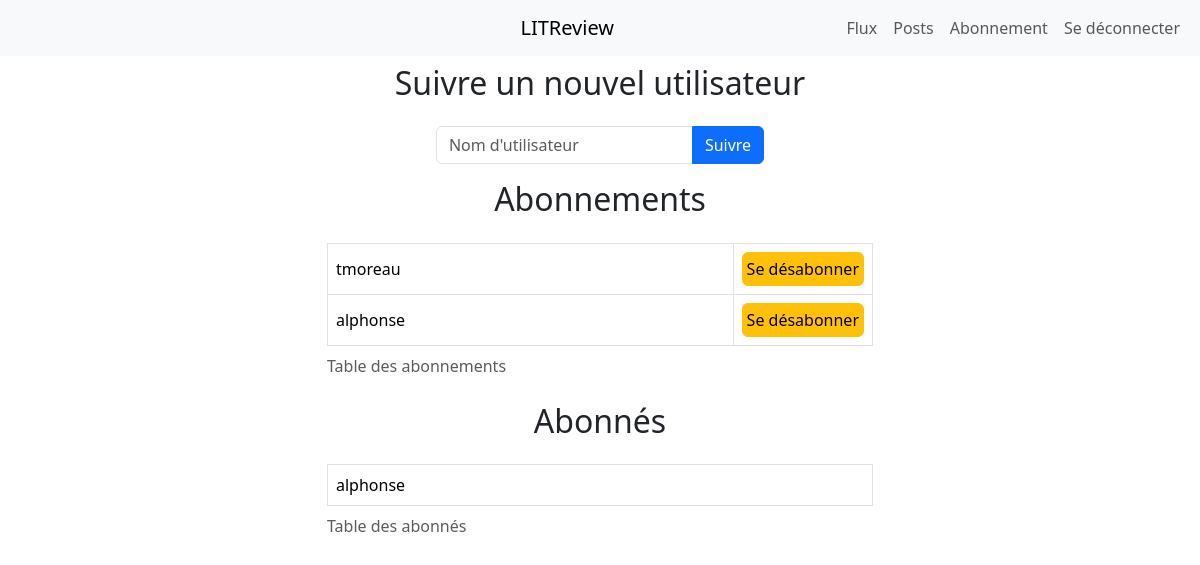
/user/follows (signed in), run on the app's committed database.
### reviews/models.py (models this page shows)
class UserFollows(models.Model):
    user = models.ForeignKey(to=settings.AUTH_USER_MODEL, on_delete=models.CASCADE, related_name='following')
    followed_user = models.ForeignKey(to=settings.AUTH_USER_MODEL, on_delete=models.CASCADE, related_name='followed_by')
    class Meta:
        unique_together = ('user', 'followed_user',)

### authentication/models.py (models this page shows, shortened)
class User(AbstractUser):
    first_name = None
    last_name = None
    REQUIRED_FIELDS = []

### reviews/views.py (the view, shortened to what this page needs)
# urls.py: path('user/follows', views.UserFollowView.as_view(), name='user-follow'),
class UserFollowView(LoginRequiredMixin, FormView):
    form_class = UserFollowForm
    success_url = reverse_lazy("user-follow")
    template_name = "reviews/user/follow_form.html"

### reviews/forms.py (shortened to what this page needs)
class UserFollowForm(forms.Form):
    username = CharField(max_length=150, label="Nom d'utilisateur")
    def __init__(self, *args, **kwargs):
        super().__init__(*args, **kwargs)
        self.helper = FormHelper()
        self.helper.form_id = 'FollowForm'
        self.helper.form_method = 'post'
        self.helper.form_show_labels = False
        self.helper.layout = Layout(
            FieldWithButtons(Field('username', placeholder="Nom d'utilisateur"),
                             Submit('submit', 'Suivre')),
        )

### reviews/templates/reviews/user/follow_form.html (shortened to what this page needs)
{% extends "reviews/base.html" %}
{% load crispy_forms_tags %}
{% block content %}
    <div class="row justify-content-center text-center">
        <h2 class="mb-4">Suivre un nouvel utilisateur</h2>
        <div class="col-auto d-flex justify-content-center ">
            {% crispy form %}
        </div>
    </div>
    <div class="row justify-content-center text-center">
        <h2 class="mb-4">Abonnements</h2>
        <div class="col-6 mx-auto">
            {% if request.user.following.exists %}
                <table class="table table-bordered align-middle ">
                    <caption>Table des abonnements</caption>
                    {% for user_follow in request.user.following.all %}
                        <tr>
                            <td class="text-start w-100">
                                {{ user_follow.followed_user }}
                            </td>
                            <td class="text-center">
                                <form action="{% url 'user-unfollow' user_follow.id %}" method="post">
                                    <button type="submit" value="Se désabonner"
                                            class="btn btn-warning p-1 mx-auto text-nowrap"
                                    >
                                        Se désabonner
                                    </button>
                                </form>
                            </td>
                        </tr>
                    {% endfor %}
                </table>
            {% else %}
                <p>Vous ne suivez personne pour le moment.</p>
            {% endif %}
        </div>
    </div>
    <div class="row justify-content-center text-center">
        <h2 class="mb-4">Abonnés</h2>
        <div class="col-6 mx-auto">
            {% if request.user.followed_by.exists %}
                <table class="table table-bordered align-middle ">
                    <caption>Table des abonnés</caption>
                    {% for user_follow in request.user.followed_by.all %}
                        <tr>
                            <td class="text-start w-100">
                                {{ user_follow.user }}
                            </td>
                        </tr>
                    {% endfor %}
                </table>
            {% else %}
                <p>Vous n'avez pas encore d'abonné.</p>
            {% endif %}
        </div>
    </div>
{% endblock %}

### data on the page
UserFollows: followed_user "tmoreau"
UserFollows: followed_user "alphonse"
UserFollows: user "alphonse"
